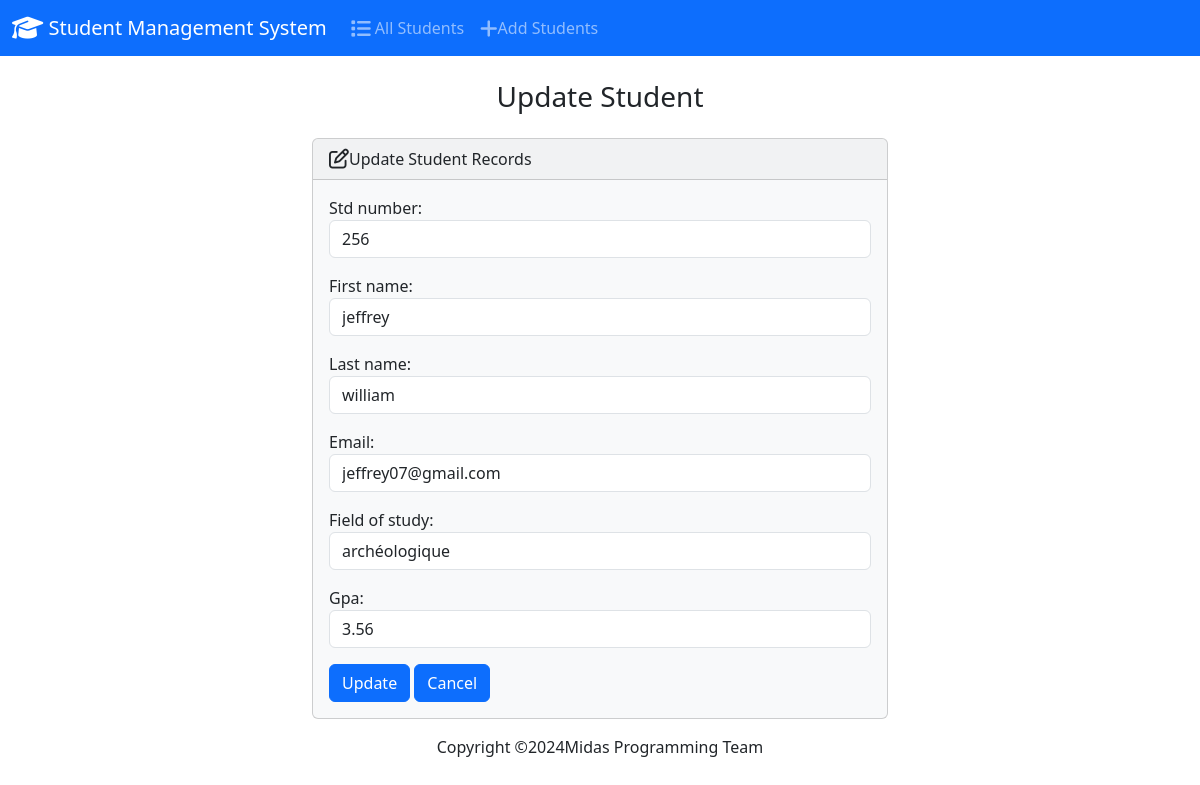
Page /edit/4/ on the committed database.
### students/models.py (models this page shows, shortened)
class Student(models.Model):
    std_number = models.PositiveIntegerField()
    first_name = models.CharField(max_length=200)
    last_name = models.CharField(max_length=200)
    email = models.EmailField(max_length=100)
    field_of_study = models.CharField(max_length=200)
    gpa = models.FloatField()

### students/views.py (the view)
# urls.py: path('edit/<int:id>/', views.edit, name='edit'),
def edit(request, id):
    if request.method == 'POST':
        student = Student.objects.get(pk=id)
        form = StudentForm(request.POST, instance=student)
        if form.is_valid():
            form.save()
            return render(request, 'students/edit.html',{
                'form': form,
                'success': True
            })
    else:
        student = Student.objects.get(pk=id)
        form = StudentForm(instance=student)
    return render(request, 'students/edit.html',{
        'form': form,
    })

### students/forms.py
class StudentForm(forms.ModelForm):
    class Meta:
        model = Student
        fields = ['std_number', 'first_name', 'last_name', 'email', 'field_of_study', 'gpa']
        label = {
            'std_number' : 'Student Number',
            'first_name' : 'First Name',
            'last_name' : 'Last Name',
            'email' : 'Email',
            'field_of_study' : 'Field Of Study',
            'gpa' : 'GPA',
        }
        widgets = {
            'std_number' : forms.NumberInput(attrs={'class': 'form-control'}),
            'first_name' : forms.TextInput(attrs={'class': 'form-control'}),
            'last_name' : forms.TextInput(attrs={'class': 'form-control'}),
            'email' : forms.EmailInput(attrs={'class': 'form-control'}),
            'field_of_study' : forms.TextInput(attrs={'class': 'form-control'}),
            'gpa' : forms.NumberInput(attrs={'class': 'form-control'}),
        }

### students/templates/students/edit.html (shortened to what this page needs)
{% extends 'students/base.html' %}
{% block body %}
    <h3 class="text-center m-4">Update Student</h3>
    {% if success %}
        <div class="<div class="alert alert-success" role="alert">
            The student updated succesfully.
            <a href="{% url 'index' %}" class="aler-link">Go Home Page.</a>
        </div>
    {% else %}
        <div class="row justify-content-center">
            <div class="col-6">
                <div class="card bg-light mb-3">
                    <div class="card-header">
                        <i class="fa-regular fa-pen-to-square fa-lg"></i>Update Student Records
                    </div>
                    <div class="card-body">
                        <form action="{% url 'add' %}" method="POST">
                            {{ form.as_p }}
                            <button type="submit" class="btn btn-primary">Update</button>
                            <a href="{% url 'index' %}" class="btn btn-primary">Cancel</a>
                        </form>
                    </div>
                  </div>
            </div>
        </div>
    {% endif %}
{% endblock %}

### rows in the picture
Student: std_number "256", first_name "jeffrey", last_name "william", email "jeffrey07@gmail.com", field_of_study "archéologique", gpa "3.56"
